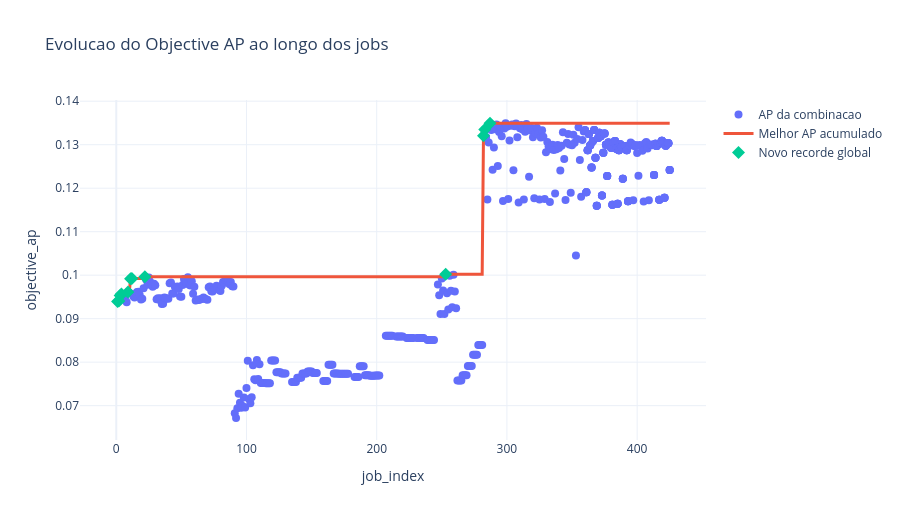

Notebook code cell kept with this figure:
### Code cell
if HAS_PLOTLY:
    fig = go.Figure()
    fig.add_trace(go.Scatter(
        x=analysis_df['job_index'],
        y=analysis_df['objective_ap'],
        mode='markers',
        marker=dict(size=8),
        text=analysis_df['model'] + ' | ' + analysis_df['combo_id'].astype(str),
        name='AP da combinacao'
    ))
    fig.add_trace(go.Scatter(
        x=analysis_df['job_index'],
        y=analysis_df['best_so_far'],
        mode='lines',
        line=dict(width=3),
        name='Melhor AP acumulado'
    ))

    new_best = analysis_df[analysis_df['is_new_best_global']]
    fig.add_trace(go.Scatter(
        x=new_best['job_index'],
        y=new_best['objective_ap'],
        mode='markers',
        marker=dict(size=10, symbol='diamond'),
        name='Novo recorde global'
    ))

    fig.update_layout(
        title='Evolucao do Objective AP ao longo dos jobs',
        xaxis_title='job_index',
        yaxis_title='objective_ap',
        template='plotly_white',
        height=520
    )
    fig.show()
else:
    print('Plotly nao disponivel para este grafico.')

### Figure 1 — Plotly figure (JSON) as saved in the notebook; plotly's stock layout.template omitted (floating-point values rounded to 4 significant figures; data arrays with more than 128 entries replaced by an {"elided": "..."} marker saying what was removed)
{"data": [{"marker": {"size": 8}, "mode": "markers", "name": "AP da combinacao", "text": {"elided": "543 str values"}, "type": "scatter", "x": {"elided": "543 int values"}, "y": {"elided": "543 float values"}}, {"line": {"width": 3}, "mode": "lines", "name": "Melhor AP acumulado", "type": "scatter", "x": {"elided": "543 int values"}, "y": {"elided": "543 float values"}}, {"marker": {"size": 10, "symbol": "diamond"}, "mode": "markers", "name": "Novo recorde global", "type": "scatter", "x": [1, 2, 3, 4, 9, 11, 12, 22, 253, 282, 283, 287], "y": [0.09395, 0.09404, 0.09532, 0.09569, 0.09611, 0.09919, 0.09922, 0.09966, 0.1002, 0.1321, 0.1335, 0.1349]}], "layout": {"height": 520, "title": {"text": "Evolucao do Objective AP ao longo dos jobs"}, "xaxis": {"title": {"text": "job_index"}}, "yaxis": {"title": {"text": "objective_ap"}}}}
